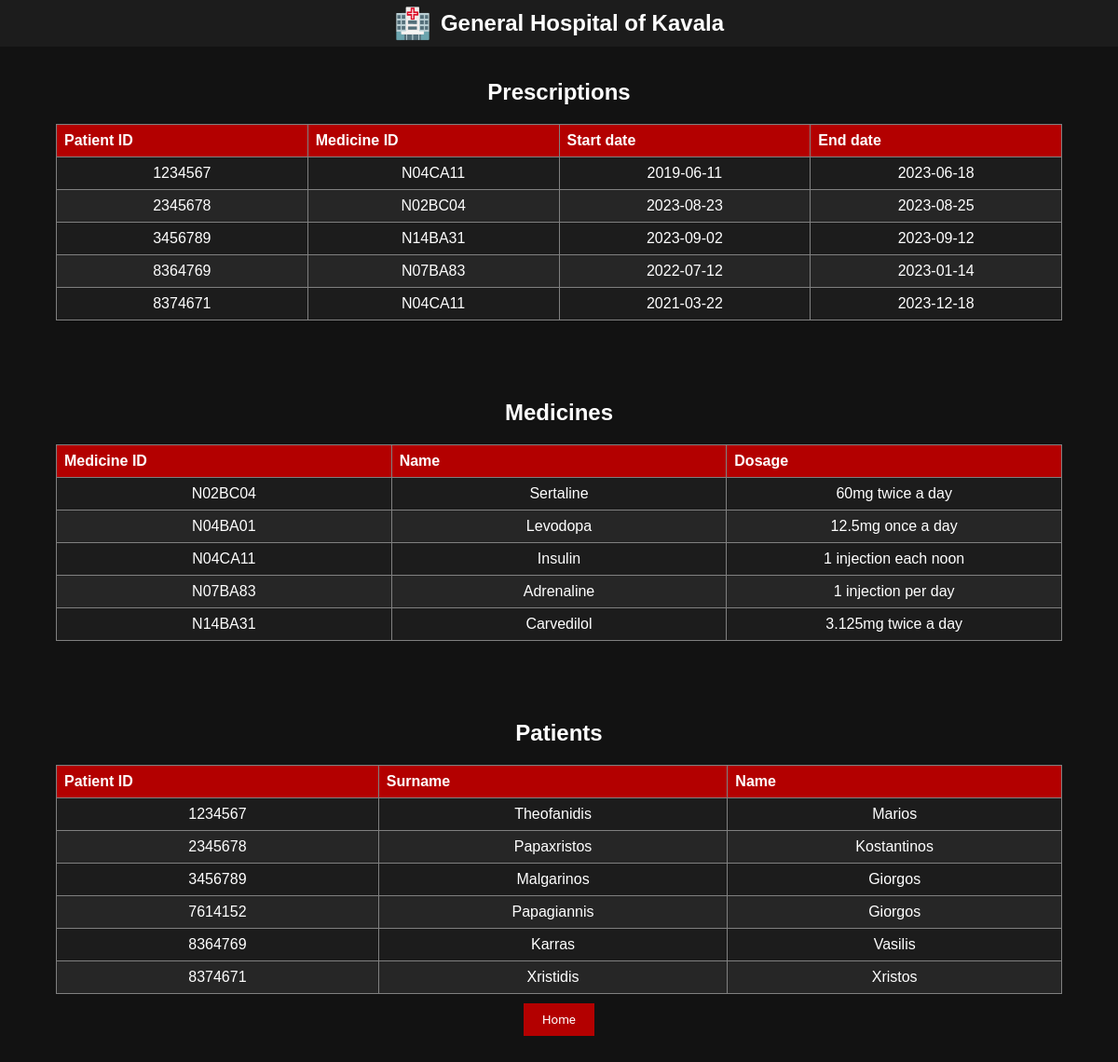
Page /site/select3.php on the committed database.
### tables this page shows
CREATE TABLE PRESCRIBED(
pr_pat CHAR(7) NOT NULL,
pr_med CHAR(7) NOT NULL,
start_date DATE,
end_date DATE,
PRIMARY KEY (pr_pat, pr_med),
FOREIGN KEY (pr_pat) REFERENCES PATIENT(id),
FOREIGN KEY (pr_med) REFERENCES MEDICINE(id)
);

CREATE TABLE MEDICINE(
id CHAR(7) NOT NULL PRIMARY KEY,
name VARCHAR(30),
dosage VARCHAR(50)
);

CREATE TABLE PATIENT(
id CHAR(7) NOT NULL PRIMARY KEY,
surname VARCHAR(30),
name VARCHAR(20),
birthday DATE NOT NULL,
patient_cli VARCHAR(30) NOT NULL,
num_room INT(3) NOT NULL,
FOREIGN KEY (patient_cli) REFERENCES CLINIC(name),
FOREIGN KEY (num_room) REFERENCES ROOM(roomnum)
);

### site/select3.php (the view, shortened to what this page needs)
<?php
    include 'connect.php';
?>
<!DOCTYPE html>
<html>
<head>
<link rel="stylesheet" type="text/css" href="style.css">
</head>
<body>
<header>
        <span role="img" aria-label="Hospital">🏥</span>
		<h2>General Hospital of Kavala</h2>
	</header>
<div id="center">
<table id="select" border=2 align=center>
    <h2 id="h2s">Prescriptions</h2>
    <tr>
        <th width=80>Patient ID</th>
        <th width=80>Medicine ID</th>
        <th width=80>Start date</th>
        <th width=80>End date</th>
    </tr>
    <?php
        $qry = "SELECT * FROM PRESCRIBED";
        $result = mysqli_query($conne, $qry);
        while($row = mysqli_fetch_array($result, MYSQLI_NUM)) {
            echo ("<tr><td><div align=\"center\"> $row[0]</div></td>
                    <td><div align=\"center\"> $row[1] </div></td>
                    <td><div align=\"center\"> $row[2] </div></td>
                    <td><div align=\"center\"> $row[3] </div></td></tr>");
        }
    ?>
</table>
<table id="select" border=2 align=center>
    <h2 id="h2s">Medicines</h2>
    <tr>
        <th width=80>Medicine ID</th>
        <th width=80>Name</th>
        <th width=80>Dosage</th>
    </tr>
    <?php
        $qry = "SELECT * FROM MEDICINE";
        $result = mysqli_query($conne, $qry);
        while($row = mysqli_fetch_array($result, MYSQLI_NUM)) {
            echo ("<tr><td><div align=\"center\"> $row[0]</div></td>
                    <td><div align=\"center\"> $row[1] </div></td>
                    <td><div align=\"center\"> $row[2] </div></td></tr>");
        }
    ?>
</table>
<table id="select" border=2 align=center>
    <h2 id="h2s">Patients</h2>
    <tr>
        <th width=80>Patient ID</th>
        <th width=80>Surname</th>
        <th width=80>Name</th>
    </tr>
    <?php
        $qry = "SELECT * FROM PATIENT";
        $result = mysqli_query($conne, $qry);
        while($row = mysqli_fetch_array($result, MYSQLI_NUM)) {
            echo ("<tr><td><div align=\"center\"> $row[0]</div></td>
                    <td><div align=\"center\"> $row[1] </div></td>
                    <td><div align=\"center\"> $row[2] </div></td></tr>");
        }
    ?>
</table>
<center><button onclick="location.href = 'index.php';"> Home </button></center>
</div>
</body>
</html>

### site/style.css (style rules this page uses)
body { background-color: #121212; color: white; font-family: 'Montserrat', sans-serif; margin: 0; padding: 0; padding-bottom: 120px; }
header { font-family: 'Montserrat', sans-serif; background-color: #1c1c1c; color: white; text-align: center; padding: 6px 0; position: fixed; width: 100%; top: 0; z-index: 1001; display: flex; align-items: center; justify-content: center; }
header span { font-size: 2em; margin-right: 10px; }
header h2 { margin: 0; }
#h2s { margin-top: 85px; text-align: center; }
button { font-family: 'Roboto', sans-serif; background-color: #b30000; color: white; border: none; padding: 10px 20px; margin: 10px 0; cursor: pointer; }
button { background-color: #b30000; color: white; border: none; padding: 10px 20px; margin: 10px 0; cursor: pointer; }
table { border-collapse: collapse; width: 90%; margin-top: 20px; }
table, th, td { border: 1px solid gray; }
th, td { text-align: left; padding: 8px; }
th { background-color: #b30000; color: white; }
tr:nth-child(even) { background-color: #1c1c1c; }
tr:nth-child(odd) { background-color: #262626; }
#select { margin-top: 20px; }
table { margin-top: 20px; }

### rows in the picture
prescribed: pr_pat "1234567", pr_med "N04CA11", start_date "2019-06-11", end_date "2023-06-18"
prescribed: pr_pat "2345678", pr_med "N02BC04", start_date "2023-08-23", end_date "2023-08-25"
prescribed: pr_pat "3456789", pr_med "N14BA31", start_date "2023-09-02", end_date "2023-09-12"
prescribed: pr_pat "8364769", pr_med "N07BA83", start_date "2022-07-12", end_date "2023-01-14"
prescribed: pr_pat "8374671", pr_med "N04CA11", start_date "2021-03-22", end_date "2023-12-18"
medicine: id "N02BC04", name "Sertaline", dosage "60mg twice a day"
medicine: id "N04BA01", name "Levodopa", dosage "12.5mg once a day"
medicine: id "N04CA11", name "Insulin", dosage "1 injection each noon"
medicine: id "N07BA83", name "Adrenaline", dosage "1 injection per day"
medicine: id "N14BA31", name "Carvedilol", dosage "3.125mg twice a day"
patient: id "1234567", surname "Theofanidis", name "Marios"
patient: id "2345678", surname "Papaxristos", name "Kostantinos"
patient: id "3456789", surname "Malgarinos", name "Giorgos"
patient: id "7614152", surname "Papagiannis", name "Giorgos"
patient: id "8364769", surname "Karras", name "Vasilis"
patient: id "8374671", surname "Xristidis", name "Xristos"
